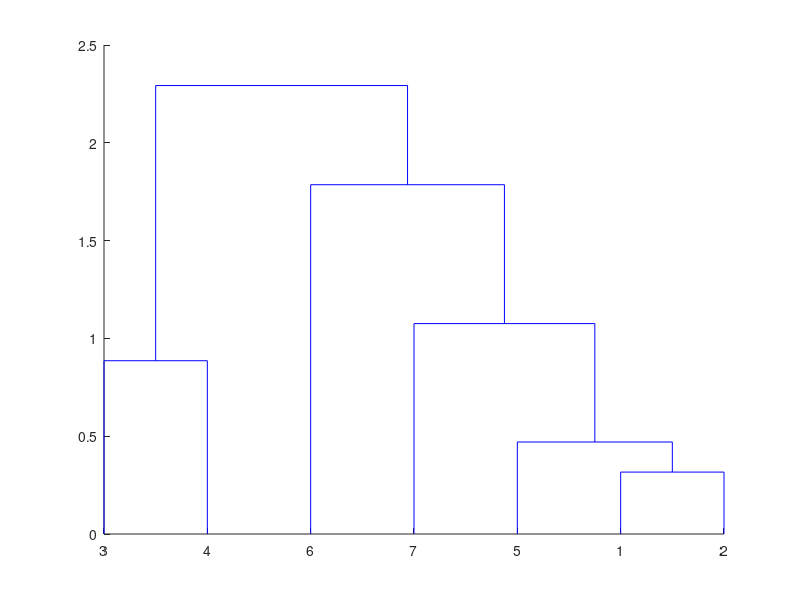

The MATLAB source for this figure:
clear
close 
clc

dim = 2;
n = 7;
m = n;
z = n;

samples = randn(2 * n, dim);
valid = zeros(1, 2 * n);
label = zeros(1, 2 * n);

for k = 1 : 2 * n
    label(1, k) = k;
    valid(1, k) = 1;
end

while m >= 2
    distances = zeros(m);
    minDist = Inf;
    a = 0;
    x = 0;
    y = 0;
    p = 0;
    q = 0;
    for k = 1 : 2 * n
        if valid(:, k) == 0
            continue
        end
        a = a + 1;
        b = 0;
        for l = 1 : 2 * n
            if valid(:, l) == 0
                continue
            end
            b = b + 1;
            distances(a, b) = norm(samples(k, :) - samples(l, :));
            distances(b, a) = distances(a, b);
            if distances(a, b) < minDist && a ~= b
                minDist = distances(a, b);
                x = a;
                y = b;
                p = k;
                q = l;
            end
            if b == m
                break
            end
        end
        if a == m
            break
        end
    end
    fprintf("Puntos Restantes:");
    disp(label(:, 1 : m));
    disp(distances);
    fprintf("Quitar: %d %d\n", label(:, x), label(:, y));
    valid(:, p) = 0;
    valid(:, q) = 0;
    z = z + 1;
    points = [ samples(p, :) ; samples(q, :) ]';
    samples(z, :) = mean(points, 2);
    m = m - 1;
    a = 0;
    for k = 1 : 2 * n
        if valid(:, k) == 0
            continue
        end
        a = a + 1;
        label(:, a) = k;
        if a == m
            break
        end
    end
end

dendrogram(linkage(samples(1 : n, :), 'average'));
